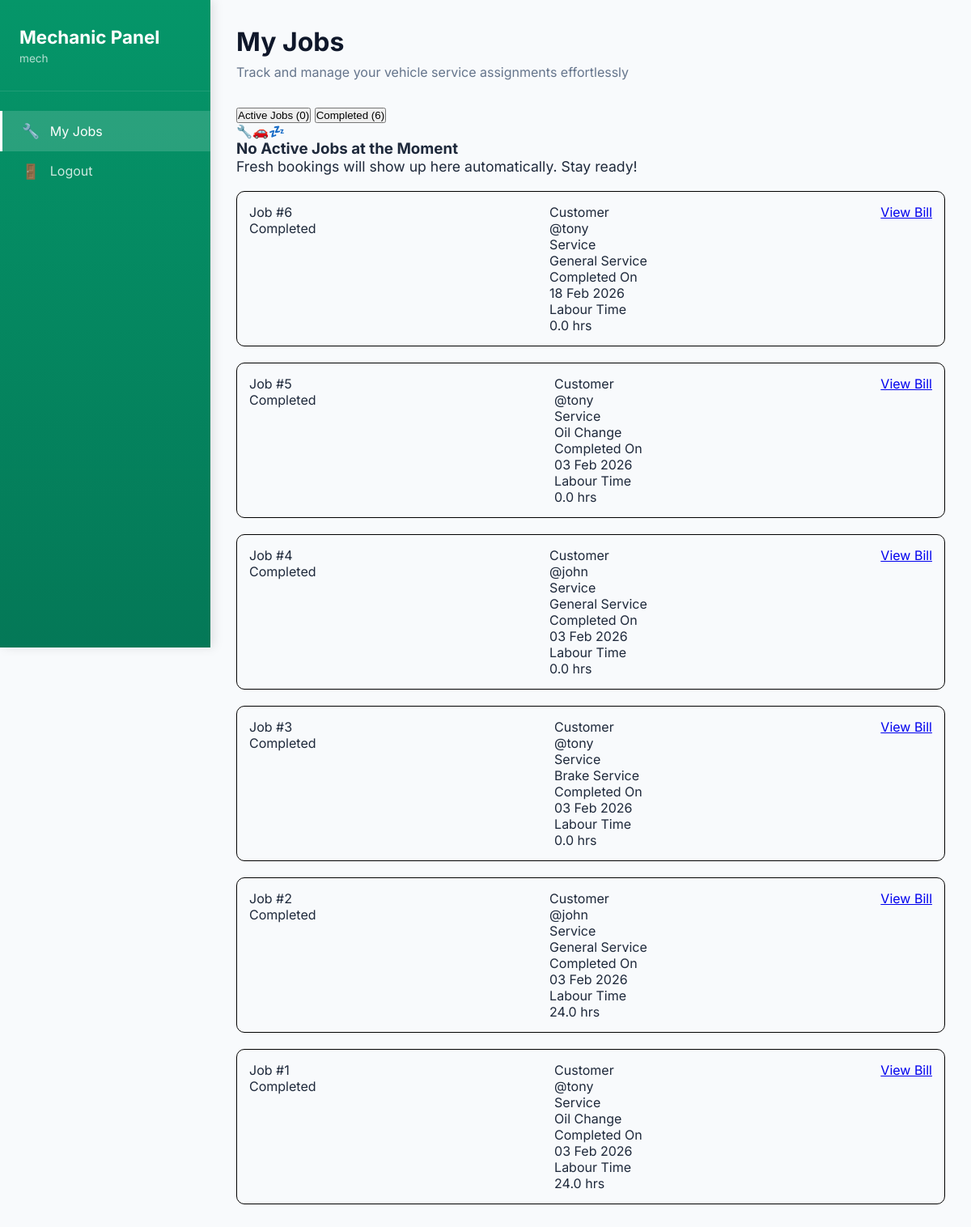
Page /mech/dashboard/ (signed in) on the committed database.
### mech/models.py (models this page shows, shortened)
class JobCard(models.Model):
    booking = models.ForeignKey('booking.Booking', on_delete=models.CASCADE)
    mechanic = models.ForeignKey(User, on_delete=models.CASCADE)
    work_start_time = models.DateTimeField(null=True, blank=True)
    work_end_time = models.DateTimeField(null=True, blank=True)
    remarks = models.TextField(blank=True)
    created_at = models.DateTimeField(auto_now_add=True)
    def get_labour_hours(self):
        if self.work_start_time and self.work_end_time:
            delta = self.work_end_time - self.work_start_time
            return round(delta.total_seconds() / 3600, 2)
        return 0

### booking/models.py (models this page shows, shortened)
class Booking(models.Model):
    SERVICE_CHOICE = [
        ('general', 'General Service'),
        ('oil', 'Oil Change'),
        ('engine', 'Engine Work'),
        ('brake', 'Brake Service'),
        ('other', 'Other'),
    ]
    STATUS_CHOICE = [
        ('pending', 'Pending'),
        ('approved', 'Approved'),
        ('in_progress', 'In Progress'),
        ('completed', 'Completed'),
        ('cancelled', 'Cancelled'),
    ]
    customer = models.ForeignKey(
        Customer,
        on_delete=models.CASCADE
    )
    service_type = models.CharField(
        max_length=20,
        choices=SERVICE_CHOICE
    )
    problem_description = models.TextField(
        blank=True,
        help_text="Customer can describe their problem here"
    )
    preferred_date = models.DateField()
    preferred_time = models.TimeField()
    status = models.CharField(
        max_length=20,
        choices=STATUS_CHOICE,
        default='pending'
    )
    created_at = models.DateTimeField(auto_now_add=True)

### customers/models.py (models this page shows, shortened)
class Customer(models.Model):
    user = models.OneToOneField(
        User,
        on_delete=models.CASCADE,
        related_name='customer_profile'
    )
    phone = models.CharField(max_length=15)

### mech/views.py (the view)
# urls.py: path('dashboard/', views.mechanic_dashboard, name='mechanic_dashboard'),
@login_required
def mechanic_dashboard(request):
    user = request.user
    if not hasattr(user, 'mechanic_profile'):
        messages.error(request, "You are not authorized to access mechanic dashboard")
        return redirect('login')
    mechanic = user.mechanic_profile
    if not mechanic.is_approved:
        messages.error(request, "Your account is pending admin approval")
        return redirect('login')
    active_jobs = JobCard.objects.filter(
        mechanic=user,
        booking__status__in=['approved', 'in_progress']
    ).select_related('booking__customer__user').order_by('-created_at')
    completed_jobs = JobCard.objects.filter(
        mechanic=user,
        booking__status='completed'
    ).select_related('booking__customer__user').order_by('-created_at')
    context = {
        'mechanic': mechanic,
        'active_jobs': active_jobs,
        'completed_jobs': completed_jobs,
    }
    return render(request, 'mech/dashboard.html', context)

### mech/templates/mech/dashboard.html (shortened to what this page needs)
{% extends 'mech/base_mechanic.html' %}
{% block content %}
<div class="page-header">
    <h1 class="page-title">My Jobs</h1>
    <p class="page-subtitle">Track and manage your vehicle service assignments effortlessly</p>
</div>
<div class="tabs">
    <button class="tab active" onclick="showTab('active')">
        Active Jobs ({{ active_jobs.count }})
    </button>
    <button class="tab" onclick="showTab('completed')">
        Completed ({{ completed_jobs.count }})
    </button>
</div>
<div id="active-tab" class="tab-content active">
    {% if active_jobs %}
        {% for job in active_jobs %}
        <div class="job-card">
            <div class="job-header">
                <div class="job-id">Job #{{ job.id }}</div>
                <span class="status-badge status-{{ job.booking.status }}">
                    {{ job.booking.get_status_display }}
                </span>
            </div>
            <div class="job-meta">
                <div class="meta-item">
                    <div class="meta-label">Customer</div>
                    <div class="meta-value">@{{ job.booking.customer.user.username }}</div>
                </div>
                <div class="meta-item">
                    <div class="meta-label">Service</div>
                    <div class="meta-value">{{ job.booking.get_service_type_display }}</div>
                </div>
                <div class="meta-item">
                    <div class="meta-label">Scheduled</div>
                    <div class="meta-value">{{ job.booking.preferred_date|date:"d M Y" }}</div>
                </div>
                <div class="meta-item">
                    <div class="meta-label">Assigned</div>
                    <div class="meta-value">{{ job.created_at|date:"d M Y" }}</div>
                </div>
            </div>
            {% if job.booking.problem_description %}
            <div class="problem-text">
                <strong>Customer Issue:</strong> {{ job.booking.problem_description }}
            </div>
            {% endif %}
            <a href="{% url 'job_details' job.id %}" class="btn btn-primary">
                Manage This Job →
            </a>
        </div>
        {% endfor %}
    {% else %}
    <div class="empty-state">
        <div class="empty-emoji">🔧🚗💤</div>
        <h3 class="empty-title">No Active Jobs at the Moment</h3>
        <p style="color: var(--gray); font-size: 1.1rem;">Fresh bookings will show up here automatically. Stay ready!</p>
    </div>
    {% endif %}
</div>
<div id="completed-tab" class="tab-content">
    {% if completed_jobs %}
    <div class="completed-grid">
        {% for job in completed_jobs %}
        <div class="job-card-completed" style="display: flex; justify-content: space-between; padding: 15px; border: 1px solid black; margin-top: 20px; border-radius: 10px;">
            <div class="job-header">
                <div class="job-id">Job #{{ job.id }}</div>
                <span class="status-badge status-completed">Completed</span>
            </div>
            <div class="job-meta">
                <div class="meta-item">
                    <div class="meta-label">Customer</div>
                    <div class="meta-value">@{{ job.booking.customer.user.username }}</div>
                </div>
                <div class="meta-item">
                    <div class="meta-label">Service</div>
                    <div class="meta-value">{{ job.booking.get_service_type_display }}</div>
                </div>
                <div class="meta-item">
                    <div class="meta-label">Completed On</div>
                    <div class="meta-value">{{ job.work_end_time|date:"d M Y" }}</div>
                </div>
                <div class="meta-item">
                    <div class="meta-label">Labour Time</div>
                    <div class="meta-value">{{ job.get_labour_hours }} hrs</div>
                </div>
            </div>
            <a href="{% url 'job_details' job.id %}" class="btn btn-secondary">
                View Bill
            </a>
        </div>
        {% endfor %}
    </div>
    {% endif %}
</div>
{% endblock %}

### mech/templates/mech/base_mechanic.html (shortened to what this page needs)
<!DOCTYPE html>
<html lang="en">
<head>
</head>
<body>
    <div class="sidebar">
        <div class="sidebar-header">
            <h2>Mechanic Panel</h2>
            <p>{{ user.username }}</p>
        </div>
        <nav class="sidebar-menu">
            <a href="{% url 'mechanic_dashboard' %}"
                class="menu-item {% if request.resolver_match.url_name == 'mechanic_dashboard' %}active{% endif %}">
                <span class="menu-item-icon">🔧</span>
                <span>My Jobs</span>
            </a>
            <a href="{% url 'logout' %}" class="menu-item">
                <span class="menu-item-icon">🚪</span>
                <span>Logout</span>
            </a>
        </nav>
    </div>
    <div class="main-content">
        {% block content %}{% endblock %}
    </div>
</body>
</html>

### mech/templates/mech/base_mechanic.html (style rules this page uses)
* { margin: 0; padding: 0; box-sizing: border-box; }
body { font-family: 'Inter', system-ui, -apple-system, sans-serif; background: #f8fafc; color: #1e293b; display: flex; min-height: 100vh; }
.sidebar { width: 260px; background: linear-gradient(180deg, #059669 0%, #047857 100%); color: white; position: fixed; height: 100vh; overflow-y: auto; box-shadow: 4px 0 12px rgba(0, 0, 0, 0.1); z-index: 1000; }
.sidebar-header { padding: 2rem 1.5rem; border-bottom: 1px solid rgba(255, 255, 255, 0.1); }
.sidebar-header h2 { font-size: 1.4rem; font-weight: 700; margin-bottom: 0.3rem; }
.sidebar-header p { font-size: 0.85rem; opacity: 0.7; }
.sidebar-menu { padding: 1.5rem 0; }
.menu-item { display: flex; align-items: center; padding: 0.9rem 1.5rem; color: rgba(255, 255, 255, 0.8); text-decoration: none; transition: all 0.2s ease; border-left: 3px solid transparent; }
.menu-item.active { background: rgba(255, 255, 255, 0.15); color: white; border-left-color: white; }
.menu-item-icon { margin-right: 0.8rem; font-size: 1.1rem; }
.main-content { margin-left: 260px; flex: 1; padding: 2rem; width: calc(100% - 260px); }
.page-header { margin-bottom: 2rem; }
.page-title { font-size: 2rem; font-weight: 700; color: #0f172a; margin-bottom: 0.5rem; }
.page-subtitle { color: #64748b; font-size: 1rem; }

### rows in the picture
JobCard: id "6", booking.customer.user.username "tony", booking.service_type "General Service", work_end_time "18 Feb 2026", get_labour_hours "0.0"
JobCard: id "5", booking.customer.user.username "tony", booking.service_type "Oil Change", work_end_time "03 Feb 2026", get_labour_hours "0.0"
JobCard: id "4", booking.customer.user.username "john", booking.service_type "General Service", work_end_time "03 Feb 2026", get_labour_hours "0.0"
JobCard: id "3", booking.customer.user.username "tony", booking.service_type "Brake Service", work_end_time "03 Feb 2026", get_labour_hours "0.0"
JobCard: id "2", booking.customer.user.username "john", booking.service_type "General Service", work_end_time "03 Feb 2026", get_labour_hours "24.0"
JobCard: id "1", booking.customer.user.username "tony", booking.service_type "Oil Change", work_end_time "03 Feb 2026", get_labour_hours "24.0"

### other values in the picture
{{ user.username }} "mech"
{{ active_jobs.count }} "0"
{{ completed_jobs.count }} "6"
